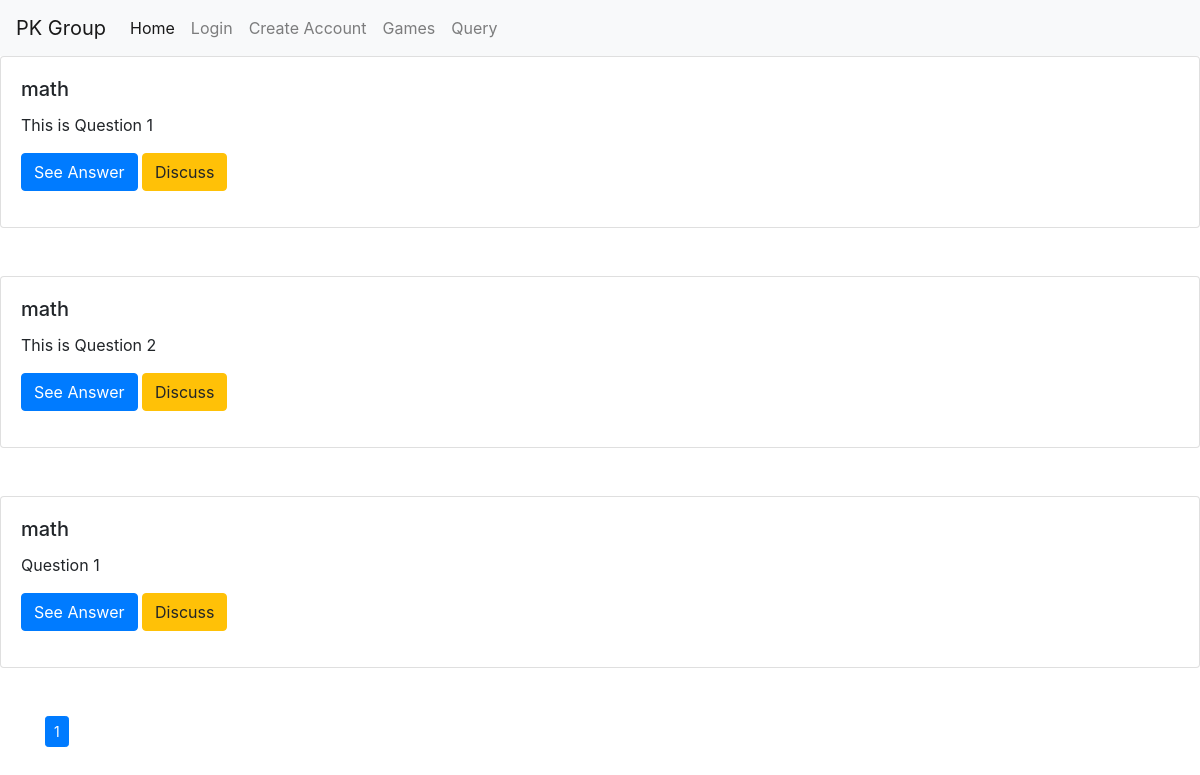
Screenshot of /content.php?class=3&subject=math with the database file from the repository.
### tables this page shows
CREATE TABLE `content` (
  `id` int(11) NOT NULL,
  `ques` text NOT NULL,
  `answer` mediumtext NOT NULL,
  `class` int(11) NOT NULL,
  `subject` varchar(255) NOT NULL,
  `isVisible` int(11) NOT NULL DEFAULT 0
);

### content.php (the view, shortened to what this page needs)
<?php
    include('nav.php');
    include('db.php');
?>
<!DOCTYPE html>
<html lang="en">
<head>
</head>
<body>
    <?php
        if(isset($_GET['class']) and isset($_GET['subject'])){
            if($_GET['class'] != NULL and $_GET['subject'] != NULL){
                $id = $_GET['class'];
                $subject = $_GET['subject'];
                $record = mysqli_num_rows(mysqli_query($con,"select * from content where class = '$id' and subject = '$subject'  and isVisible = 1"));
                $per_page = 5;
                $start = 0;
                $query = "select * from content  where class = '$id' and subject = '$subject'  and isVisible = 1 limit $start,$per_page";
                $res = mysqli_query($con,$query);
                $page = ceil($record/$per_page);
                while($arr = mysqli_fetch_assoc($res)){
    ?>
    <div class="card mb-5">
    <div class="card-body">
        <h5 class="card-title"><?php echo $arr['subject'] ?></h5>
        <p class="card-text"><?php echo $arr['ques'] ?></p>
        <p>
        <button class="btn btn-primary" type="button" data-toggle="collapse" data-target="#Hello<?php echo $arr['id']; ?>" aria-expanded="false">See Answer</button>
        <a class="btn btn-warning" href="discuss.php?id=<?php echo $arr['id']; ?>" >Discuss</a>
        </p>
    </div>
    </div>
<?php }
    ?>
    <div class="container">
  <ul class="pagination pagination-sm">
      <?php for($i = 1;$i<= $page;$i++){ ?>
    <li class="page-item active"><a href="content.php?class=<?php echo $id; ?>&subject=<?php echo $subject; ?>&start=<?php echo $i;?>"><span class="page-link"><?php echo $i; ?></span></li></a>
    <?php }?>
  </ul>
</div>
    <?php
}}
?>
</body>
</html>

### rows the page displays
content: subject "math", ques "This is Question 1"
content: subject "math", ques "This is Question 2"
content: subject "math", ques "Question 1"
